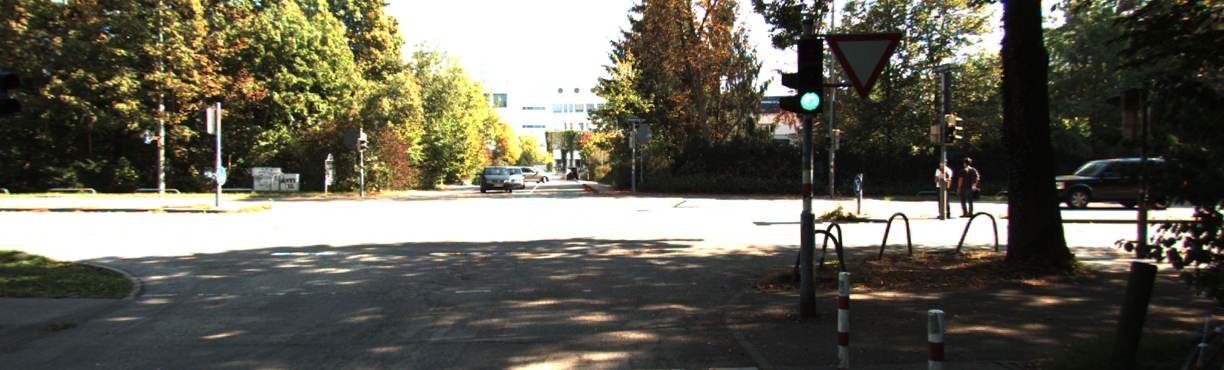
#> input picture project2/adaptive_hist_data/0000000000.png, 1224 x 370 px; its folder holds only this picture in this run
$ python Try.py
#> lines starting #> are read from the running program, lines starting #| are printed output that depends on the picture


import numpy as np
import matplotlib.pyplot as plt
from skimage import io
import glob
import cv2

#INTERPOLATION FUNCTION
def interpolate(subBin,LU,RU,LB,RB,subX,subY):
    subImage = np.zeros(subBin.shape)
    num = subX*subY
    for i in range(subX):
        inverseI = subX-i
        for j in range(subY):
            inverseJ = subY-j
            val = subBin[i,j].astype(int)
            subImage[i,j] = np.floor((inverseI*(inverseJ*LU[val] + j*RU[val])+ i*(inverseJ*LB[val] + j*RB[val]))/float(num))
    return subImage

#CLAHE FUNCTION
#ALL UTILITY FUNCTIONS COMBINED INTO ONE FUNCTION
def clahe(img,clipLimit,nrBins=128,nrX=0,nrY=0):
    '''img - Input image
       clipLimit - Normalized clipLimit. Higher value gives more contrast
       nrBins - Number of graylevel bins for histogram("dynamic range")
       nrX - Number of contextial regions in X direction
       nrY - Number of Contextial regions in Y direction'''
    h,w = img.shape
    if clipLimit==1:
        return
    nrBins = max(nrBins,128)
    if nrX==0:
        #Taking dimensions of each contextial region to be a square of 32X32
        xsz = 32
        ysz = 32
        nrX = np.ceil(h/xsz).astype(int)#240
        #Excess number of pixels to get an integer value of nrX and nrY
        excX= int(xsz*(nrX-h/xsz))
        nrY = np.ceil(w/ysz).astype(int)#320
        excY= int(ysz*(nrY-w/ysz))
        #Pad that number of pixels to the image
        if excX!=0:
            img = np.append(img,np.zeros((excX,img.shape[1])).astype(int),axis=0)
        if excY!=0:
            img = np.append(img,np.zeros((img.shape[0],excY)).astype(int),axis=1)
    else:
        xsz = round(h/nrX)
        ysz = round(w/nrY)

    nrPixels = xsz*ysz
    xsz2 = round(xsz/2)
    ysz2 = round(ysz/2)
    claheimg = np.zeros(img.shape)

    if clipLimit > 0:
        clipLimit = max(1,clipLimit*xsz*ysz/nrBins)
    else:
        clipLimit = 50

    #makeLUT
    print("...Make the LUT...")
    minVal = 0 #np.min(img)
    maxVal = 255 #np.max(img)

    #maxVal1 = maxVal + np.maximum(np.array([0]),minVal) - minVal
    #minVal1 = np.maximum(np.array([0]),minVal)

    binSz = np.floor(1+(maxVal-minVal)/float(nrBins))
    LUT = np.floor((np.arange(minVal,maxVal+1)-minVal)/float(binSz))

    #BACK TO CLAHE
    bins = LUT[img]
    print(bins.shape)
    #makeHistogram
    print("...Making the Histogram...")
    hist = np.zeros((nrX,nrY,nrBins))
    print(nrX,nrY,hist.shape)
    for i in range(nrX):
        for j in range(nrY):
            bin_ = bins[i*xsz:(i+1)*xsz,j*ysz:(j+1)*ysz].astype(int)
            for i1 in range(xsz):
                for j1 in range(ysz):
                    hist[i,j,bin_[i1,j1]]+=1

    #clipHistogram
    print("...Clipping the Histogram...")
    if clipLimit>0:
        for i in range(nrX):
            for j in range(nrY):
                nrExcess = 0
                for nr in range(nrBins):
                    excess = hist[i,j,nr] - clipLimit
                    if excess>0:
                        nrExcess += excess

                binIncr = nrExcess/nrBins
                upper = clipLimit - binIncr
                for nr in range(nrBins):
                    if hist[i,j,nr] > clipLimit:
                        hist[i,j,nr] = clipLimit
                    else:
                        if hist[i,j,nr]>upper:
                            nrExcess += upper - hist[i,j,nr]
                            hist[i,j,nr] = clipLimit
                        else:
                            nrExcess -= binIncr
                            hist[i,j,nr] += binIncr

                if nrExcess > 0:
                    stepSz = max(1,np.floor(1+nrExcess/nrBins))
                    for nr in range(nrBins):
                        nrExcess -= stepSz
                        hist[i,j,nr] += stepSz
                        if nrExcess < 1:
                            break

    #mapHistogram
    print("...Mapping the Histogram...")
    map_ = np.zeros((nrX,nrY,nrBins))
    #print(map_.shape)
    scale = (maxVal - minVal)/float(nrPixels)
    for i in range(nrX):
        for j in range(nrY):
            sum_ = 0
            for nr in range(nrBins):
                sum_ += hist[i,j,nr]
                map_[i,j,nr] = np.floor(min(minVal+sum_*scale,maxVal))

    #BACK TO CLAHE
    #INTERPOLATION
    print("...interpolation...")
    xI = 0
    for i in range(nrX+1):
        if i==0:
            subX = int(xsz/2)
            xU = 0
            xB = 0
        elif i==nrX:
            subX = int(xsz/2)
            xU = nrX-1
            xB = nrX-1
        else:
            subX = xsz
            xU = i-1
            xB = i

        yI = 0
        for j in range(nrY+1):
            if j==0:
                subY = int(ysz/2)
                yL = 0
                yR = 0
            elif j==nrY:
                subY = int(ysz/2)
                yL = nrY-1
                yR = nrY-1
            else:
                subY = ysz
                yL = j-1
                yR = j
            UL = map_[xU,yL,:]
            UR = map_[xU,yR,:]
            BL = map_[xB,yL,:]
            BR = map_[xB,yR,:]
            #print("CLAHE vals...")
            subBin = bins[xI:xI+subX,yI:yI+subY]
            #print("clahe subBin shape: ",subBin.shape)
            subImage = interpolate(subBin,UL,UR,BL,BR,subX,subY)
            claheimg[xI:xI+subX,yI:yI+subY] = subImage
            yI += subY
        xI += subX

    if excX==0 and excY!=0:
        return claheimg[:,:-excY]
    elif excX!=0 and excY==0:
        return claheimg[:-excX,:]
    elif excX!=0 and excY!=0:
        return claheimg[:-excX,:-excY]
    else:
        return claheimg

path = glob.glob(r"C:\Users\sahru\OneDrive\Desktop\ENPM673 - code\project2\adaptive_hist_data\*.png")

for file in path:
    image = cv2.imread(file)
#> image is the input picture: shape (370, 1224, 3); mean B, G, R 83.7, 96.9, 98.8
    r = image[:,:,2]
    g = image[:,:,1]
    b = image[:,:,0]
    clahe_imgr = clahe(r,8,0,0)
#> in clahe, `bins = LUT[img]`:
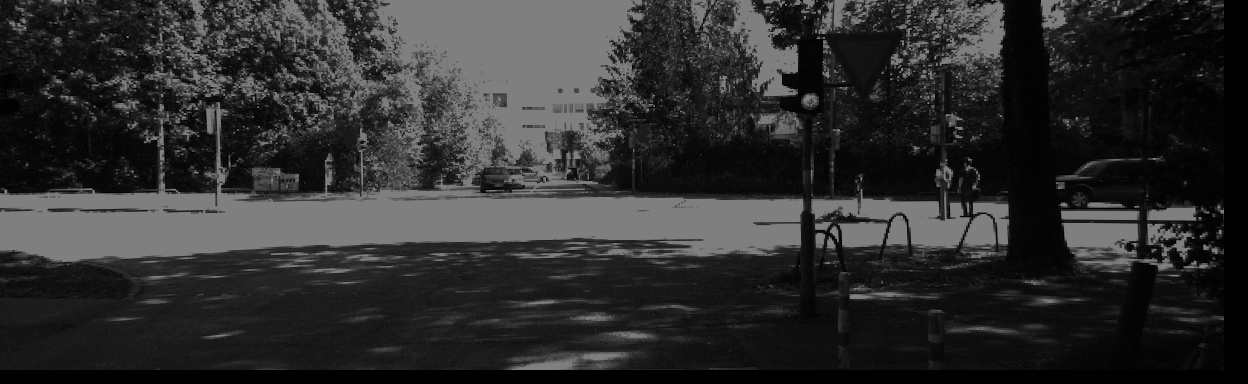
#> bins: shape (384, 1248) float64; min 0, max 127, mean 46.4
#| (384, 1248)
#| 12 39 (12, 39, 128)
#> the loop in clahe, `for i in range(nrX+1):` made 13 passes
#> (subX, xI) on passes 1, 13: (16, 16), (16, 384)
#> xI on passes 2 to 7: 48, 80, 112, 144, 176, 208
#> after the loop in clahe, `for i in range(nrX+1):`:
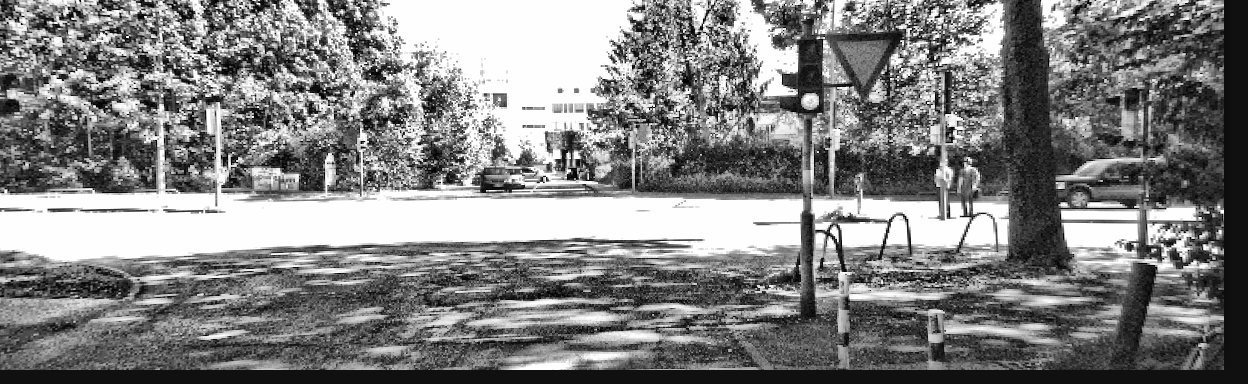
#> claheimg: shape (384, 1248) float64; min 0, max 255, mean 129.6
#> after the loop in clahe, `for i in range(nrX+1):`: xI = 384
    clahe_imgg = clahe(g,8,0,0)
#> call 2 of clahe, with clipLimit = 8, nrBins = 0, nrX = 0, nrY = 0
#> in clahe (call 2), `img = np.append(img,np.zeros((img.shape[0],excY)).astype(int),axis=1)`:
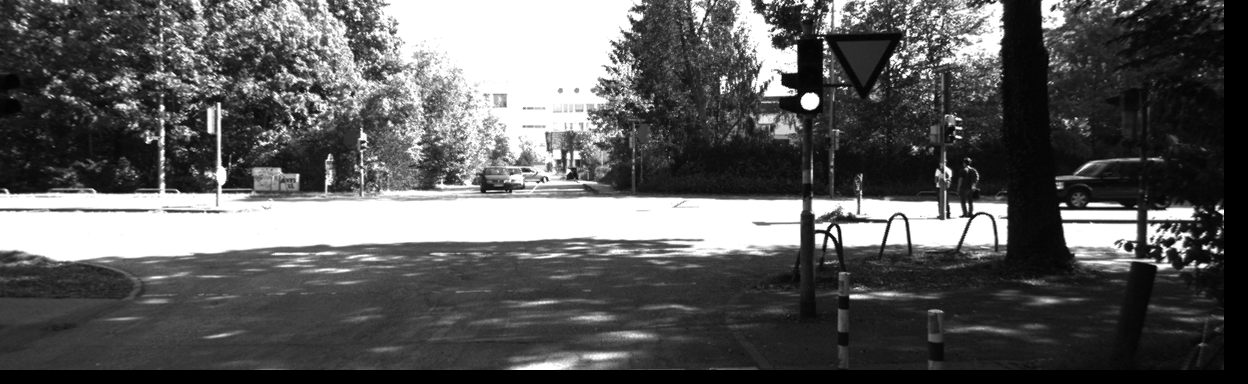
#> img: shape (384, 1248) int64; min 0, max 255, mean 91.5
#| (384, 1248)
#| 12 39 (12, 39, 128)
#> the loop in clahe (call 2), `for i in range(nrX+1):` made 13 passes
    clahe_imgb = clahe(b,8,0,0)
#> call 3 of clahe, with clipLimit = 8, nrBins = 0, nrX = 0, nrY = 0
#| (384, 1248)
#| 12 39 (12, 39, 128)
#> after the loop in clahe (call 3), `for i in range(nrX+1):`:
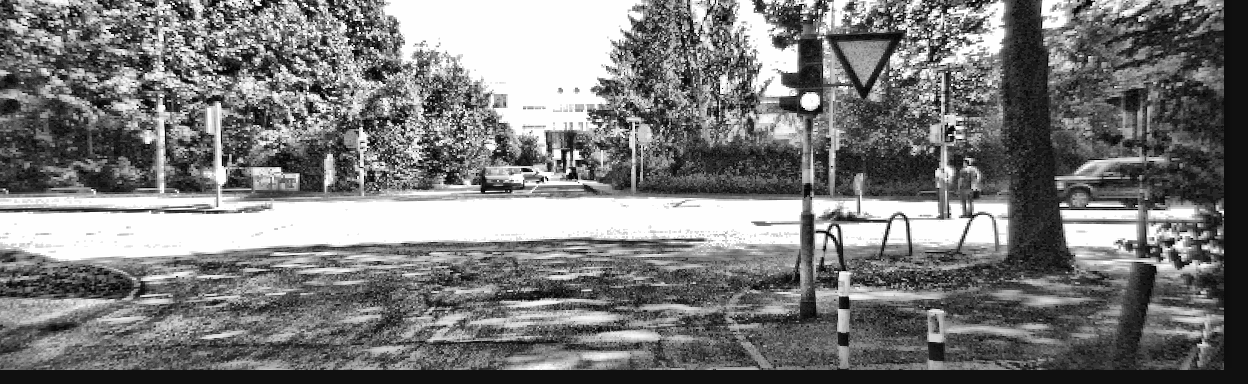
#> claheimg: shape (384, 1248) float64; min 0, max 255, mean 122.1
#> in clahe (call 3), `return claheimg[:-excX,:-excY]`:
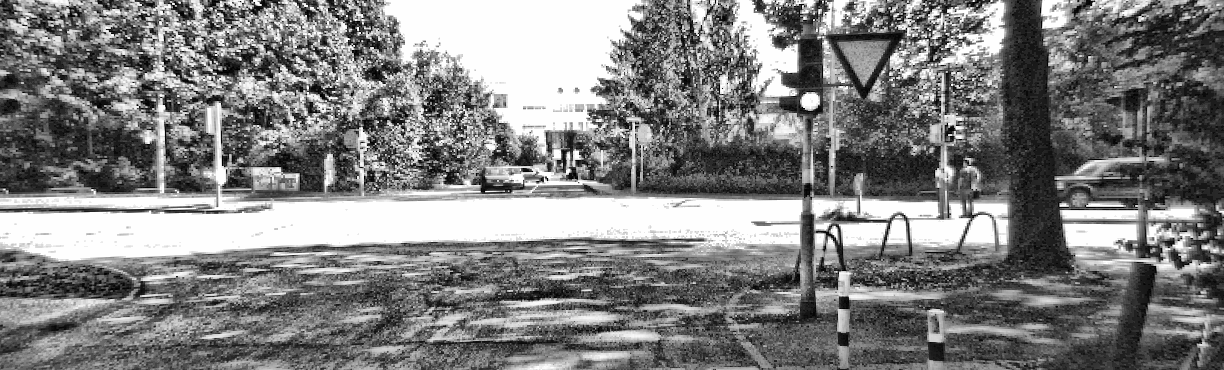
#> returned value: shape (370, 1224) float64; min 0, max 255, mean 128.3

    image[:,:,2] = clahe_imgr
    image[:,:,1] = clahe_imgg
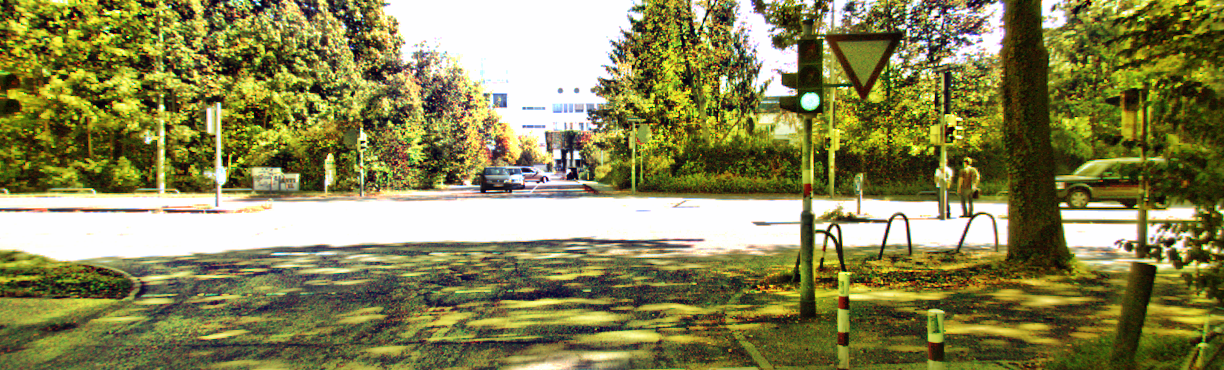
#> image: shape (370, 1224, 3); mean B, G, R 83.7, 133.6, 136.2
    image[:,:,0] = clahe_imgb
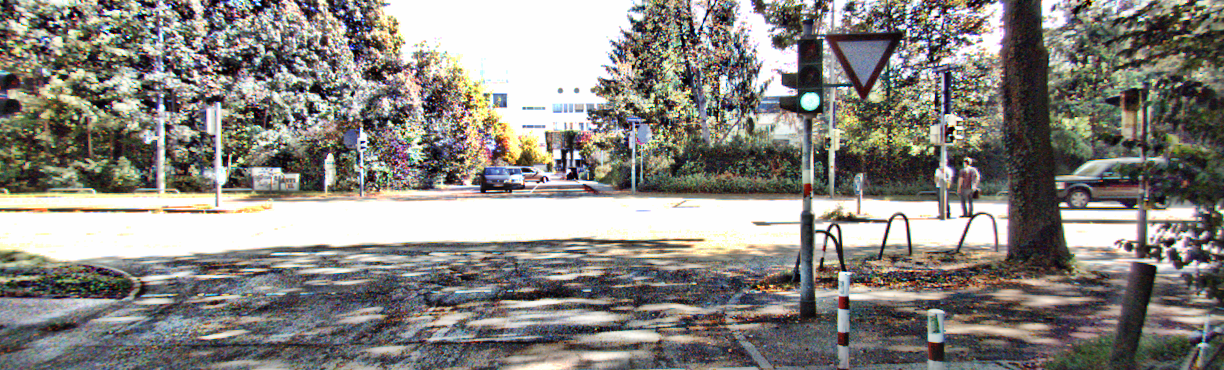
#> image: shape (370, 1224, 3); mean B, G, R 128.3, 133.6, 136.2


#clipLimit = 8 gave decent results on eyePACs Dataset
#and setting xsz and ysz = 32
#and calculating nrX and nrY
    cv2.imshow('',image/255)
    if cv2.waitKey(0) & 0xFF == ord('d'):
#> (key Esc is pressed here)
        break
cv2.destroyAllWindows()
